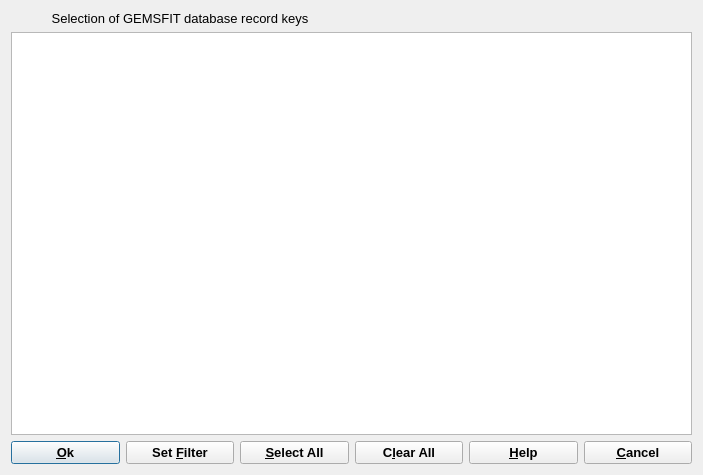
<?xml version="1.0" encoding="UTF-8"?>
<ui version="4.0">
 <author>Andy Rysin &lt;arysin@yahoo.com&gt;</author>
 <class>KeyDialogData</class>
 <widget class="QDialog" name="KeyDialogData">
  <property name="windowModality">
   <enum>Qt::WindowModal</enum>
  </property>
  <property name="geometry">
   <rect>
    <x>0</x>
    <y>0</y>
    <width>703</width>
    <height>475</height>
   </rect>
  </property>
  <property name="minimumSize">
   <size>
    <width>0</width>
    <height>0</height>
   </size>
  </property>
  <property name="font">
   <font>
    <pointsize>10</pointsize>
   </font>
  </property>
  <property name="windowTitle">
   <string>List of GEMS database record keys</string>
  </property>
  <property name="sizeGripEnabled">
   <bool>false</bool>
  </property>
  <property name="modal">
   <bool>true</bool>
  </property>
  <layout class="QGridLayout" name="gridLayout">
   <item row="0" column="0" colspan="3">
    <widget class="QLabel" name="pLabel">
     <property name="text">
      <string>Selection of GEMSFIT database record keys</string>
     </property>
     <property name="alignment">
      <set>Qt::AlignCenter</set>
     </property>
     <property name="wordWrap">
      <bool>false</bool>
     </property>
    </widget>
   </item>
   <item row="1" column="0" colspan="6">
    <widget class="QListWidget" name="pList">
     <property name="sizePolicy">
      <sizepolicy hsizetype="Expanding" vsizetype="Expanding">
       <horstretch>0</horstretch>
       <verstretch>0</verstretch>
      </sizepolicy>
     </property>
     <property name="palette">
      <palette>
       <active>
        <colorrole role="Highlight">
         <brush brushstyle="SolidPattern">
          <color alpha="255">
           <red>49</red>
           <green>106</green>
           <blue>197</blue>
          </color>
         </brush>
        </colorrole>
        <colorrole role="HighlightedText">
         <brush brushstyle="SolidPattern">
          <color alpha="255">
           <red>255</red>
           <green>255</green>
           <blue>255</blue>
          </color>
         </brush>
        </colorrole>
       </active>
       <inactive>
        <colorrole role="Highlight">
         <brush brushstyle="SolidPattern">
          <color alpha="255">
           <red>49</red>
           <green>106</green>
           <blue>197</blue>
          </color>
         </brush>
        </colorrole>
        <colorrole role="HighlightedText">
         <brush brushstyle="SolidPattern">
          <color alpha="255">
           <red>255</red>
           <green>255</green>
           <blue>255</blue>
          </color>
         </brush>
        </colorrole>
       </inactive>
       <disabled>
        <colorrole role="Highlight">
         <brush brushstyle="SolidPattern">
          <color alpha="255">
           <red>49</red>
           <green>106</green>
           <blue>197</blue>
          </color>
         </brush>
        </colorrole>
        <colorrole role="HighlightedText">
         <brush brushstyle="SolidPattern">
          <color alpha="255">
           <red>255</red>
           <green>255</green>
           <blue>255</blue>
          </color>
         </brush>
        </colorrole>
       </disabled>
      </palette>
     </property>
     <property name="selectionBehavior">
      <enum>QAbstractItemView::SelectRows</enum>
     </property>
     <property name="resizeMode">
      <enum>QListView::Adjust</enum>
     </property>
    </widget>
   </item>
   <item row="2" column="0">
    <widget class="QPushButton" name="PushButton1">
     <property name="sizePolicy">
      <sizepolicy hsizetype="Minimum" vsizetype="Minimum">
       <horstretch>0</horstretch>
       <verstretch>0</verstretch>
      </sizepolicy>
     </property>
     <property name="minimumSize">
      <size>
       <width>100</width>
       <height>0</height>
      </size>
     </property>
     <property name="font">
      <font>
       <weight>75</weight>
       <bold>true</bold>
      </font>
     </property>
     <property name="text">
      <string>&amp;Ok</string>
     </property>
     <property name="shortcut">
      <string>Alt+O</string>
     </property>
     <property name="default">
      <bool>true</bool>
     </property>
    </widget>
   </item>
   <item row="2" column="1">
    <widget class="QPushButton" name="pFilterButton">
     <property name="sizePolicy">
      <sizepolicy hsizetype="Minimum" vsizetype="Minimum">
       <horstretch>0</horstretch>
       <verstretch>0</verstretch>
      </sizepolicy>
     </property>
     <property name="font">
      <font>
       <weight>75</weight>
       <bold>true</bold>
      </font>
     </property>
     <property name="toolTip">
      <string>Here you can specify a template to filter a large list of record keys</string>
     </property>
     <property name="text">
      <string>Set &amp;Filter</string>
     </property>
    </widget>
   </item>
   <item row="2" column="2">
    <widget class="QPushButton" name="pButton2">
     <property name="sizePolicy">
      <sizepolicy hsizetype="Minimum" vsizetype="Minimum">
       <horstretch>0</horstretch>
       <verstretch>0</verstretch>
      </sizepolicy>
     </property>
     <property name="font">
      <font>
       <weight>75</weight>
       <bold>true</bold>
      </font>
     </property>
     <property name="toolTip">
      <string>Here you can selected all list of record keys</string>
     </property>
     <property name="text">
      <string>&amp;Select All</string>
     </property>
    </widget>
   </item>
   <item row="2" column="3">
    <widget class="QPushButton" name="pButton3">
     <property name="sizePolicy">
      <sizepolicy hsizetype="Minimum" vsizetype="Minimum">
       <horstretch>0</horstretch>
       <verstretch>0</verstretch>
      </sizepolicy>
     </property>
     <property name="font">
      <font>
       <weight>75</weight>
       <bold>true</bold>
      </font>
     </property>
     <property name="toolTip">
      <string>Here you can clearing all selection</string>
     </property>
     <property name="text">
      <string>C&amp;lear All</string>
     </property>
    </widget>
   </item>
   <item row="2" column="4">
    <widget class="QPushButton" name="bHelp">
     <property name="sizePolicy">
      <sizepolicy hsizetype="Minimum" vsizetype="Minimum">
       <horstretch>0</horstretch>
       <verstretch>0</verstretch>
      </sizepolicy>
     </property>
     <property name="font">
      <font>
       <weight>75</weight>
       <bold>true</bold>
      </font>
     </property>
     <property name="text">
      <string>&amp;Help</string>
     </property>
     <property name="shortcut">
      <string>F1</string>
     </property>
    </widget>
   </item>
   <item row="2" column="5">
    <widget class="QPushButton" name="PushButton3">
     <property name="sizePolicy">
      <sizepolicy hsizetype="Minimum" vsizetype="Minimum">
       <horstretch>0</horstretch>
       <verstretch>0</verstretch>
      </sizepolicy>
     </property>
     <property name="minimumSize">
      <size>
       <width>100</width>
       <height>0</height>
      </size>
     </property>
     <property name="font">
      <font>
       <weight>75</weight>
       <bold>true</bold>
      </font>
     </property>
     <property name="text">
      <string>&amp;Cancel</string>
     </property>
     <property name="shortcut">
      <string>Alt+C</string>
     </property>
    </widget>
   </item>
  </layout>
 </widget>
 <layoutdefault spacing="6" margin="11"/>
 <tabstops>
  <tabstop>PushButton1</tabstop>
  <tabstop>pFilterButton</tabstop>
  <tabstop>pButton2</tabstop>
  <tabstop>pButton3</tabstop>
  <tabstop>PushButton3</tabstop>
 </tabstops>
 <resources/>
 <connections>
  <connection>
   <sender>PushButton1</sender>
   <signal>clicked()</signal>
   <receiver>KeyDialogData</receiver>
   <slot>accept()</slot>
   <hints>
    <hint type="sourcelabel">
     <x>20</x>
     <y>20</y>
    </hint>
    <hint type="destinationlabel">
     <x>20</x>
     <y>20</y>
    </hint>
   </hints>
  </connection>
  <connection>
   <sender>PushButton3</sender>
   <signal>clicked()</signal>
   <receiver>KeyDialogData</receiver>
   <slot>reject()</slot>
   <hints>
    <hint type="sourcelabel">
     <x>20</x>
     <y>20</y>
    </hint>
    <hint type="destinationlabel">
     <x>20</x>
     <y>20</y>
    </hint>
   </hints>
  </connection>
  <connection>
   <sender>pFilterButton</sender>
   <signal>clicked()</signal>
   <receiver>KeyDialogData</receiver>
   <slot>CmFilter()</slot>
   <hints>
    <hint type="sourcelabel">
     <x>20</x>
     <y>20</y>
    </hint>
    <hint type="destinationlabel">
     <x>20</x>
     <y>20</y>
    </hint>
   </hints>
  </connection>
  <connection>
   <sender>pButton2</sender>
   <signal>clicked()</signal>
   <receiver>KeyDialogData</receiver>
   <slot>CmSelectAll()</slot>
   <hints>
    <hint type="sourcelabel">
     <x>20</x>
     <y>20</y>
    </hint>
    <hint type="destinationlabel">
     <x>20</x>
     <y>20</y>
    </hint>
   </hints>
  </connection>
  <connection>
   <sender>pButton3</sender>
   <signal>clicked()</signal>
   <receiver>KeyDialogData</receiver>
   <slot>CmClearAll()</slot>
   <hints>
    <hint type="sourcelabel">
     <x>20</x>
     <y>20</y>
    </hint>
    <hint type="destinationlabel">
     <x>20</x>
     <y>20</y>
    </hint>
   </hints>
  </connection>
 </connections>
</ui>
